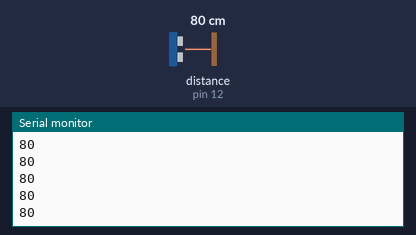
The sketch below on a simulated Arduino Uno, built with avr-gcc and run on an emulated ATmega328P. On the bench: the last lines printed to the serial monitor. The test bench sets the inputs (shaded band); at power-on: distance to the obstacle (sensor on pin 12) 80 cm. The echo pulse lasts 58.3 µs per cm.

Above: at 1.2 s.
1.3 s: distance to the obstacle (sensor on pin 12) set to 2 cm
At 1.71 s:
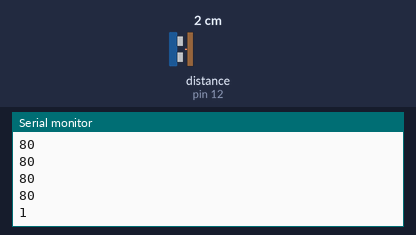
2.8 s: distance to the obstacle (sensor on pin 12) set to 4 cm
At 2.97 s:
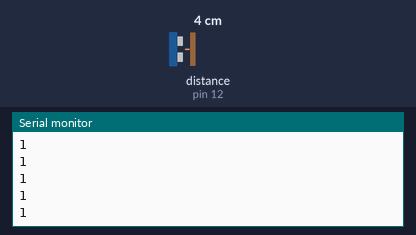
Timing chart, 0 to 5.8 s (numbered marks = the images above; inputs shaded):
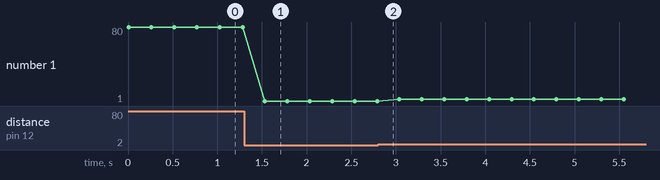

The sketch:

teste_Ultrassonic.ino
```cpp
#include <Ultrasonic.h>

#define INTERVALO_LEITURA 250 //(ms)

#define PIN_TRIGGER 13
#define PIN_ECHO 12

Ultrasonic ultrasonic(PIN_TRIGGER, PIN_ECHO);

unsigned int distancia = 0;

void setup() {
  // put your setup code here, to run once:
  Serial.begin(9600);

}

void loop() {
  // put your main code here, to run repeatedly:

  Serial.println(getDistance());

  delay(INTERVALO_LEITURA);

}

/*
  FAZ A LEITURA DA DISTANCIA ATUAL CALCULADA PELO SENSOR
*/
int getDistance()
{
    //faz a leitura das informacoes do sensor (em cm)
    int distanciaCM;
    long microsec = ultrasonic.timing();
    // pode ser um float ex: 20,42 cm se declarar a var float
    distanciaCM = ultrasonic.convert(microsec, Ultrasonic::CM);

    return distanciaCM;
}
```

Measured:
- after the input at 1.3 s, the serial monitor: prints a new line after 0.23 s (image 1)
- plotted number 1: 80 → 1 after the input at 1.3 s, 1 → 3 after the input at 2.8 s
